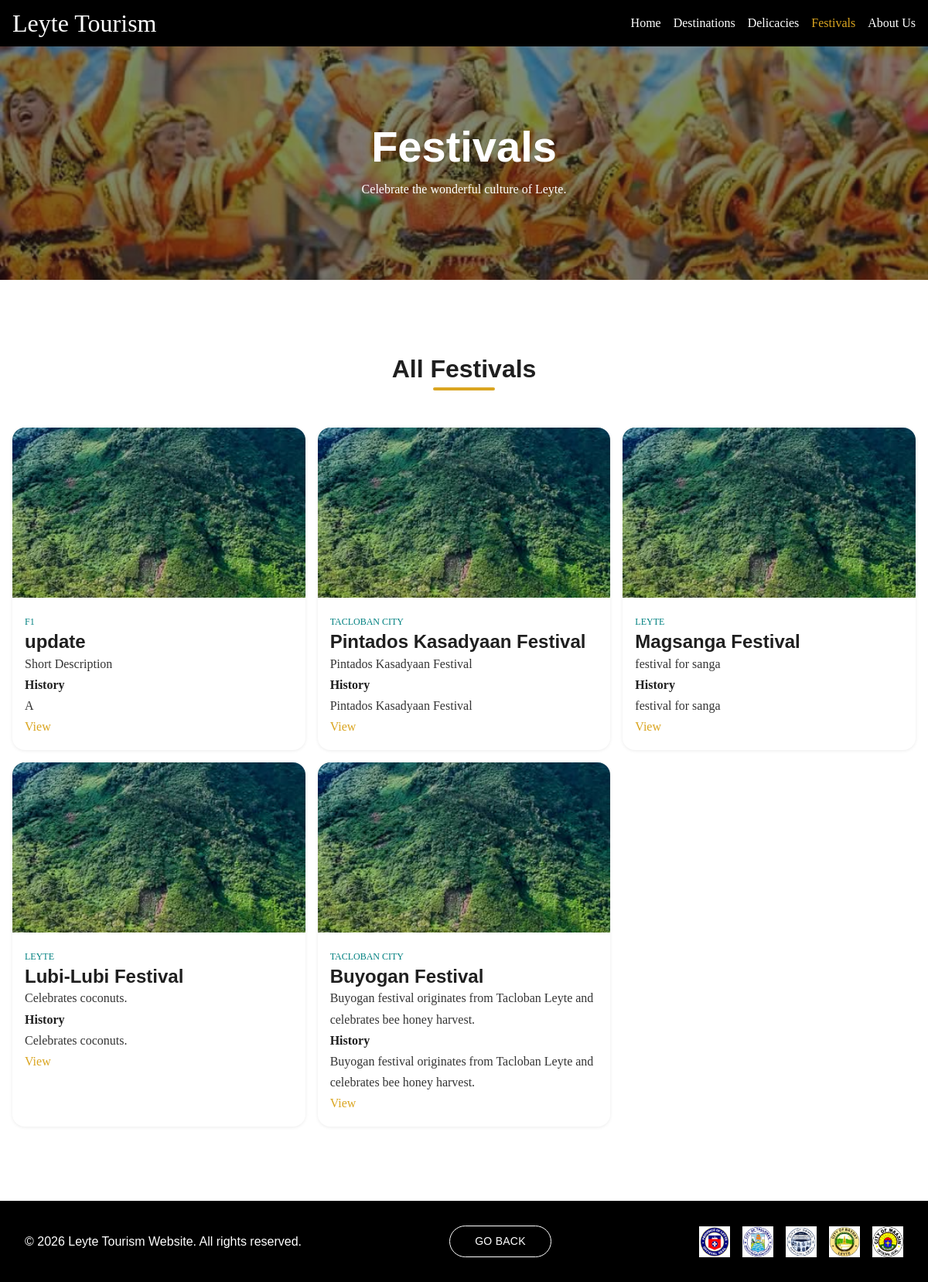
/festivals.php, run on the app's committed database.
### tables this page shows
CREATE TABLE `festivals` (
  `id` int(11) NOT NULL,
  `name` varchar(255) NOT NULL,
  `location` varchar(255) NOT NULL,
  `description` text NOT NULL,
  `history` text NOT NULL,
  `image_name` varchar(255) NOT NULL,
  `is_featured` tinyint(1) DEFAULT 0
);

### includes/db.php (called while the page is built, shortened)
<?php
$conn = new mysqli("127.0.0.1", 'root', '', 'leyte_tourism');
function executeQuery($sql, $params = []) {
    global $conn;
    $stmt = $conn->prepare($sql);
    $stmt->execute();
    return $stmt;
}
function fetch($stmt, $single = false) {
    $result = $stmt->get_result();
    return $single ? $result->fetch_assoc() : $result->fetch_all(MYSQLI_ASSOC);
}
?>

### includes/crud.php (called while the page is built, shortened)
<?php
function getAll($table, $orderBy = 'id', $order = 'DESC') {
    return fetch(executeQuery("SELECT * FROM $table ORDER BY $orderBy $order"));
}
?>

### public/festivals.php (the view, shortened to what this page needs)
<?php
require_once '../includes/db.php';
require_once '../includes/crud.php';
$id = $_GET['id'] ?? null;
$festivals = [];
if (isset($id)) {
    $festivals[] = getById("festivals", $id);
} else {
    $festivals = getAll("festivals");
}
?>
<!DOCTYPE html>
<html lang="en">
<head>
    <link rel="stylesheet" href="../assets/css/variables.css">
    <link rel="stylesheet" href="../assets/css/base.css">
    <link rel="stylesheet" href="../assets/css/layout.css">
    <link rel="stylesheet" href="../assets/css/components.css">
    <link rel="stylesheet" href="../assets/css/responsive.css">
</head>
<body>
    <?php include_once '../templates/navbar.php'; ?>
     <section class="hero page-hero" style="background-image: url('../assets/images/festivals/Buyogan%20Festival/CYve9VxUoAA7_ct.jpg');">
        <div class="container hero__content">
            <h1>Festivals</h1>
            <p>Celebrate the wonderful culture of Leyte.</p>
        </div>
    </section>
    <section class="destination-section">
        <div class="container">
            <div class="section-header">
                <h2> All Festivals </h2>
            </div>
            <div class="grid-3">
                <?php foreach($festivals as $festival): ?>
                    <article class="card">
                        <img src="../assets/images/destinations/Alto Peak.jpg" alt="">
                        <div class="card__content">
                            <span><?= $festival['location'] ?></span>
                            <h3><?= $festival['name'] ?></h4>
                            <p><?= $festival['description'] ?></p>
                            <strong>History</strong>
                            <p><?= $festival['history'] ?></p>
                                <a href="?id=<?= $festival['id'] ?>">View</a>
                        </div>
                    </article>
                <?php endforeach; ?>
            </div>
        </div>
    </section>
    <?php include_once '../templates/sub-footer.php' ?>
</body>
</html>

### assets/css/variables.css (style rules this page uses)
:root { --primary: teal; --accent: goldenrod; --success: green; --danger: red; --bg: #ffffff; --bg-alt: rgba(232, 255, 251, 0.8); --bg-dark: #000000; --text: #1f1f1f; --text-muted: rgba(0,0,0, 0.8); --text-light: #ffffff; --font-heading: "Trebuchet MS", "Arial", sans-serif; --font-body: "Georgia", "Times New Roman", serif; --space-xs: 0.25rem; --space-sm: 0.5rem; --space-md: 1rem; --space-lg: 2rem; --space-xl: 4rem; --space-2xl: 6rem; --text-xs: 0.75rem; --text-sm: 0.875rem; --text-base: 1rem; --text-lg: 1.125rem; --text-xl: clamp(1.25rem, 5vw, 1.5rem); --text-2xl: clamp(1.5rem, 5vw, 2rem); --text-3xl: clamp(2rem, 5vw, 3.5rem); --container-max: 1200px; --nav-height: 60px; --shadow-sm: 0 1px 4px rgba(0,0,0,0.08); --shadow-md: 0 4px 12px rgba(0,0,0,0.1); --shadow-lg: 0 10px 25px rgba(0,0,0,0.12); --radius-sm: 4px; --radius-md: 8px; --radius-lg: 16px; --radius-full: 9999px; --transition: 0.25s ease; }

### assets/css/base.css (style rules this page uses)
*, *::before, *::after { box-sizing: border-box; margin: 0; padding: 0; }
html { scroll-behavior: smooth; font-size: 16px; }
body { font-size: var(--text-base); font-family: var(--font-body); line-height: 1.7; background-color: var(--bg); color: var(--text); }
h1, h2, h3, h4, h5, h6 { font-family: var(--font-heading); line-height: 1.2; color: var(--text); }
h1 { font-size: var(--text-3xl); }
h2 { font-size: var(--text-2xl); }
h3 { font-size: var(--text-xl); }
p { max-width: 75ch; color: var(--text-muted); }
img { max-width: 100%; display: block; }
a { text-decoration: none; color: var(--text); }
section, main { padding: var(--space-2xl) var(--space-md); }

### assets/css/layout.css (style rules this page uses)
.container { margin: 0 auto; max-width: var(--container-max); }
.section-header { margin-bottom: var(--space-lg); text-align: center; display: flex; flex-direction: column; justify-content: center; align-items: center; }
.section-header h2::after { content: ''; display: block; width: 80px; height: 4px; margin: var(--space-xs) auto var(--space-md); border-radius: var(--radius-full); background-color: var(--accent); }
.section-header { text-align: center; }
.grid-3 { display: grid; gap: var(--space-md); }

### assets/css/components.css (style rules this page uses)
.hero { position: relative; height: 60vh; background-position: center; background-repeat: no-repeat; background-size: cover; }
.page-hero { padding: var(--space-2xl); }
.hero::before { position: absolute; inset: 0; background-color: rgba(0, 20, 25, 0.5); content: ''; }
.hero__content { position: relative; height: 100%; display: flex; flex-direction: column; justify-content: center; align-items: center; text-align: center; color: var(--text-light); max-width: 750px; padding: 0 var(--space-md); }
.hero__content h1 { color: var(--text-light); margin-bottom: var(--space-sm); }
.hero__content p { color: var(--text-light); margin-bottom: var(--space-sm); }
.card { background-color: var(--bg); border-radius: var(--radius-lg); box-shadow: var(--shadow-sm); overflow: hidden; }
.card img { height: 220px; width: 100%; object-fit: cover; transition: transform var(--transition); }
.card__content { padding: var(--space-md); }
.card__content span { color: var(--primary); text-transform: uppercase; font-size: var(--text-xs); }
.card__content a { color: var(--accent); }

### assets/css/responsive.css (style rules this page uses)
@media (min-width: 601px) { .hero { height: 80vh; max-height: 600px; } }
@media (min-width: 601px) { .grid-3 { grid-template-columns: repeat(auto-fit, minmax(300px, 1fr)); } }
@media (min-width: 601px) { .page-hero { height: unset; } }

### data on the page
festivals: location "F1", name "update", description "Short Description", history "A"
festivals: location "TACLOBAN CITY", name "Pintados Kasadyaan Festival", description "Pintados Kasadyaan Festival", history "Pintados Kasadyaan Festival"
festivals: location "LEYTE", name "Magsanga Festival", description "festival for sanga", history "festival for sanga"
festivals: location "LEYTE", name "Lubi-Lubi Festival", description "Celebrates coconuts.", history "Celebrates coconuts."
festivals: location "TACLOBAN CITY", name "Buyogan Festival", description "Buyogan festival originates from Tacloban Leyte and celebrates bee honey harvest.", history "Buyogan festival originates from Tacloban Leyte and celebrates bee honey harvest."

### other printed values
$label "Home"
$label "Destinations"
$label "Delicacies"
$label "Festivals"
$label "About Us"
